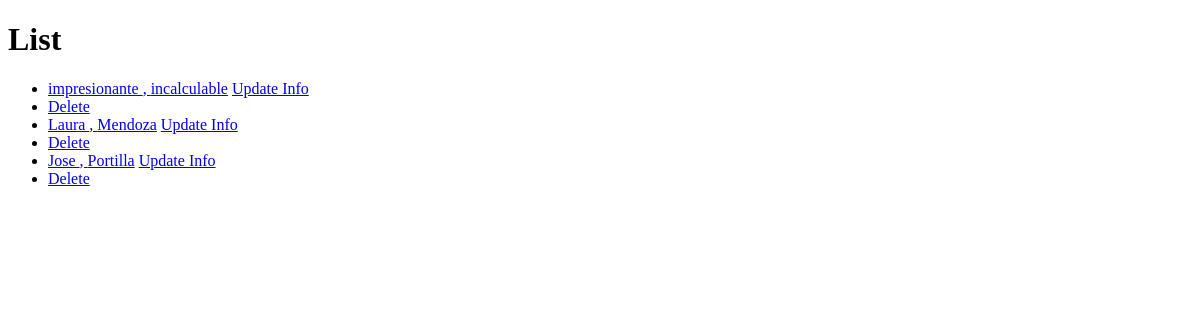
/classroom/teacher_list/, run on an earlier commit of the app's database.
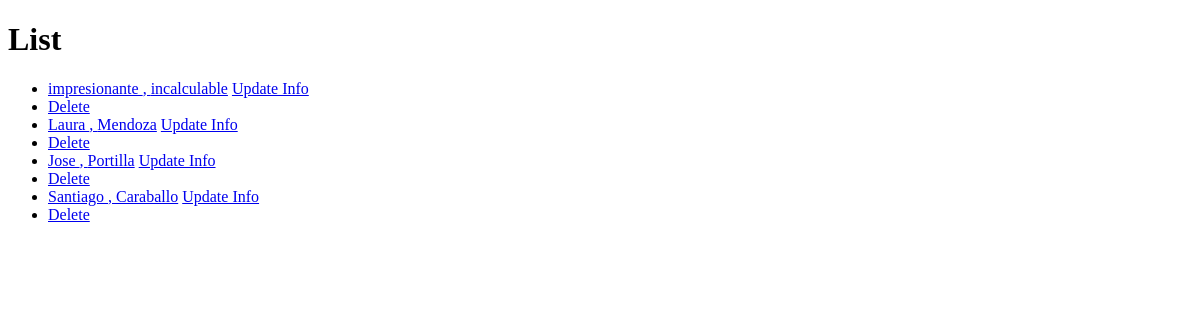
And on a later commit of the database.
### classroom/models.py (models this page shows, shortened)
class Teacher(models.Model):
    first_name = models.CharField(max_length=30)
    last_name = models.CharField(max_length=30)
    subject = models.CharField(max_length=30)

### classroom/views.py (the view)
# urls.py: path('teacher_list/', TeacherListView.as_view(), name='teacher_list'),
class TeacherListView(ListView):
    model = Teacher
    context_object_name = 'teacher_list'

### classroom/templates/classroom/teacher_list.html (shortened to what this page needs)
<!DOCTYPE html>
<html lang="en">
  <head>
  </head>
  <body>
    <h1>List</h1>
    <ul>
      {% for teacher in teacher_list %}
      <li>
        <a href="/classroom/teacher_detail/{{ teacher.id }}"
          >{{teacher.first_name}} , {{teacher.last_name}}</a
        >
        <a href="/classroom/update_teacher/{{teacher.id}}">Update Info</a>
        <li>
          <a href="/classroom/delete_teacher/{{teacher.id}}">Delete</a>
        </li>
      </li>
      {% endfor %}
    </ul>
  </body>
</html>

What changed in the data, as far as the page shows it:
added Teacher: first_name "Santiago", last_name "Caraballo"
